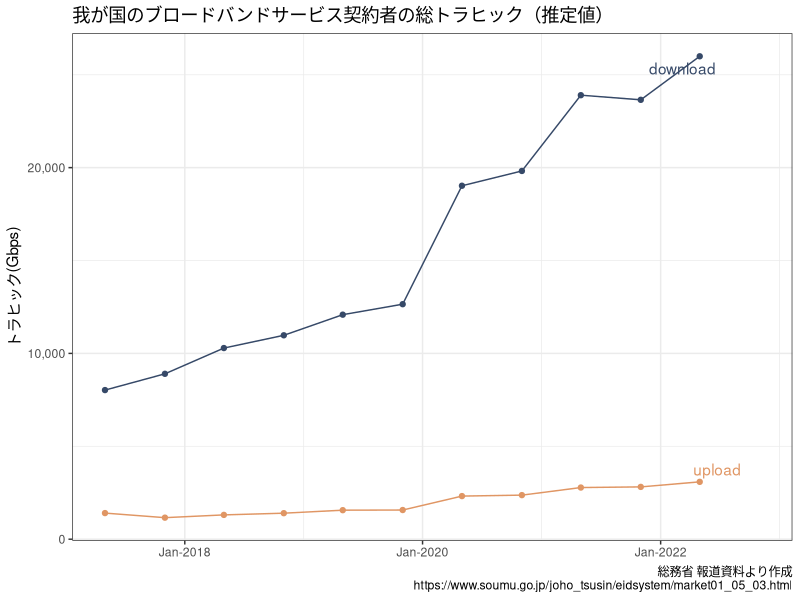
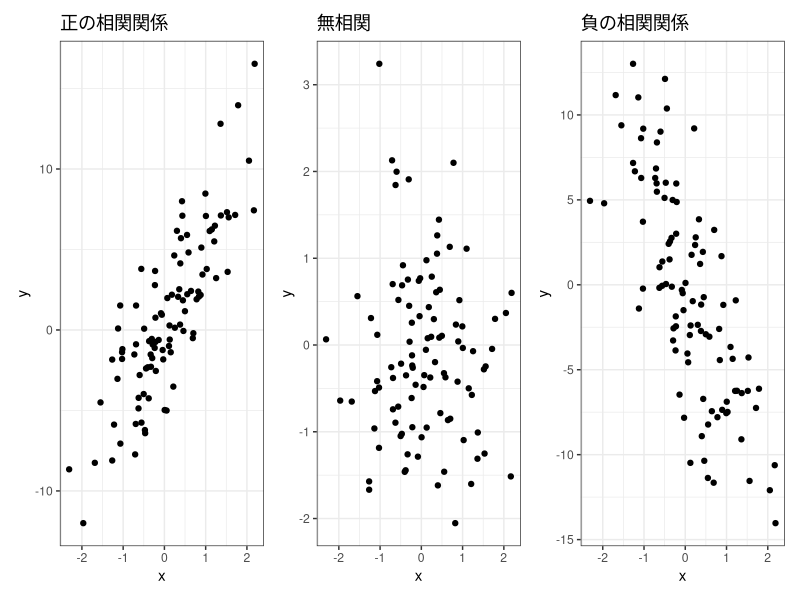
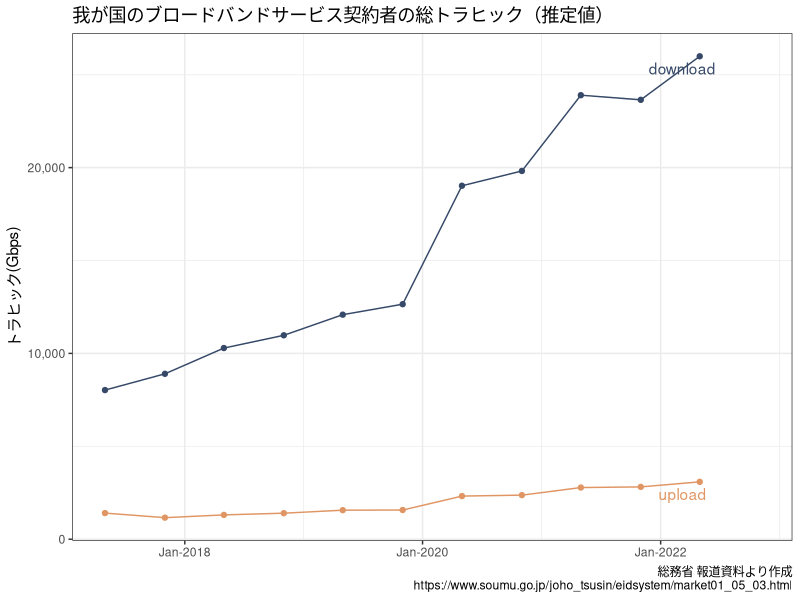
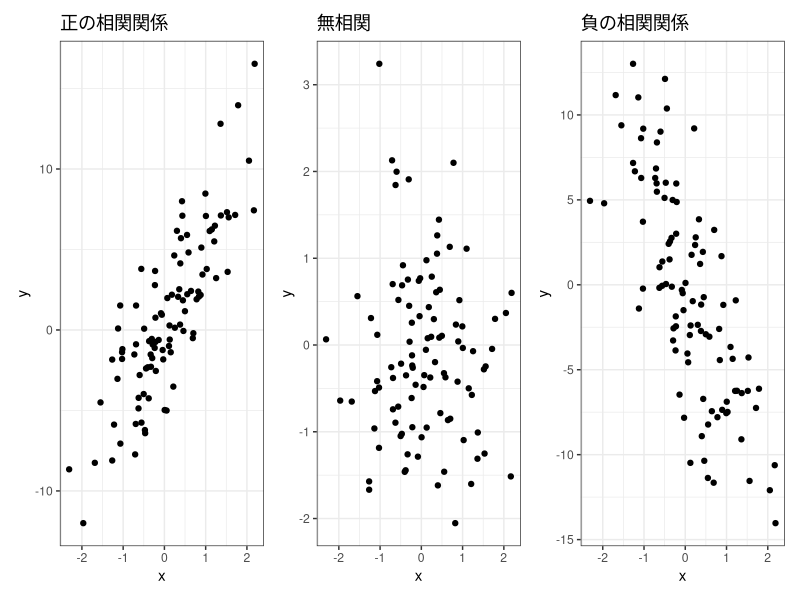

The R script that drew these images, in order:
library(dplyr)
library(ggplot2)
library(ggrepel)
library(patchwork)
theme_set(theme_bw())
# 【総務省】我が国のインターネットにおけるトラヒックの集計・試算 -----------------------------------------
# https://www.soumu.go.jp/joho_tsusin/eidsystem/market01_05_03.html
df_traffic <- 
  tibble::tibble(
  year = rep(seq.int(2017, 2022), each = 2),
  month = rep(c(5, 11), times = 6),
  upload = c(1406, 1160, 1309, 1401, 1563, 1571, 2321, 2373, 2781, 2816, 3088, NA_real_),
  download = c(8027, 8903, 10289, 10976, 12086, 12650, 19025, 19821, 23899, 23650, 25993, NA_real_)) |> 
  tidyr::pivot_longer(cols = c(upload, download),
                      names_to = "type",
                      values_to = "traffic") |> 
  transmute(ymd = lubridate::make_date(year, month),
            type,
            traffic)

df_traffic |> 
  ggplot() +
  aes(ymd, traffic, color = type, group = type) +
  geom_point(show.legend = FALSE) +
  geom_line(show.legend = FALSE) +
  geom_text_repel(data = subset(df_traffic, ymd == "2022-05-01"),
                  aes(label = type),
                  show.legend = FALSE) +
  scale_color_manual(values = c("#364968", "#e09664")) +
  scale_x_date(date_labels = "%b-%Y") +
  scale_y_continuous(labels = scales::comma) +
  xlab(NULL) +
  ylab("トラヒック(Gbps)") +
  labs(title = "我が国のブロードバンドサービス契約者の総トラヒック（推定値）",
       caption = "総務省 報道資料より作成\nhttps://www.soumu.go.jp/joho_tsusin/eidsystem/market01_05_03.html")

ggsave(filename = here::here("images/我が国のブロードバンドサービス契約者の総トラヒック_推定量.png"), 
       last_plot(),
       width = 7,
       height = 4)


# RとRStudioのインストール --------------------------------------------------------------------
# webshot2::webshot("https://cran.r-project.org/",
#                   file = here::here("images/cran.png"))
# webshot2::webshot("https://posit.co/download/rstudio-desktop/",
#                   file = here::here("images/rstudio_install.png"),
#                   selector = "section.download-content")
# webshot2::webshot("https://github.com/topics/r",
#                   file = here::here("images/github_topics_r.png"),
#                   cliprect = "viewport")
# webshot2::webshot("https://www.nstac.go.jp/use/literacy/ssdse/",
#                   file = here::here("images/ssdse.png"),
#                   cliprect = "viewport")


# 相関 ----------------------------------------------------------------------
set.seed(123)
df_corr <- 
  tibble::tibble(
    x = rnorm(100),
    y = rnorm(100),
    y_positive = 5 * x + rnorm(100, sd = 3),
    y_negative = -5 * x + rnorm(100, sd = 4))
p1 <- 
  df_corr |> 
  ggplot(aes(x, y_positive)) +
  geom_point() +
  ylab("y") +
  labs(title = "正の相関関係")
p2 <- 
  df_corr |>  
  ggplot(aes(x, y)) +
  geom_point() +
  labs(title = "無相関")
p3 <- 
  df_corr |> 
  ggplot(aes(x, y_negative)) +
  geom_point() +
  ylab("y") +
  labs(title = "負の相関関係")
p1 + p2 + p3 + 
  plot_layout(ncol = 3)

ggsave(filename = here::here("images/2つの変数の関係を示す3つの状態.png"), 
       last_plot(),
       width = 7,
       height = 2.6)
